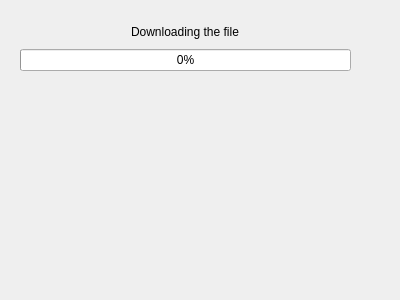
<?xml version="1.0" encoding="UTF-8"?>
<ui version="4.0">
 <class>Dialog</class>
 <widget class="QDialog" name="Dialog">
  <property name="geometry">
   <rect>
    <x>0</x>
    <y>0</y>
    <width>400</width>
    <height>300</height>
   </rect>
  </property>
  <property name="windowTitle">
   <string>Dialog</string>
  </property>
  <widget class="QWidget" name="">
   <property name="geometry">
    <rect>
     <x>20</x>
     <y>20</y>
     <width>331</width>
     <height>51</height>
    </rect>
   </property>
   <layout class="QVBoxLayout" name="verticalLayout">
    <item alignment="Qt::AlignHCenter">
     <widget class="QLabel" name="label">
      <property name="text">
       <string>Downloading the file</string>
      </property>
     </widget>
    </item>
    <item>
     <widget class="QProgressBar" name="progressBar">
      <property name="value">
       <number>0</number>
      </property>
     </widget>
    </item>
   </layout>
  </widget>
 </widget>
 <resources/>
 <connections/>
</ui>
